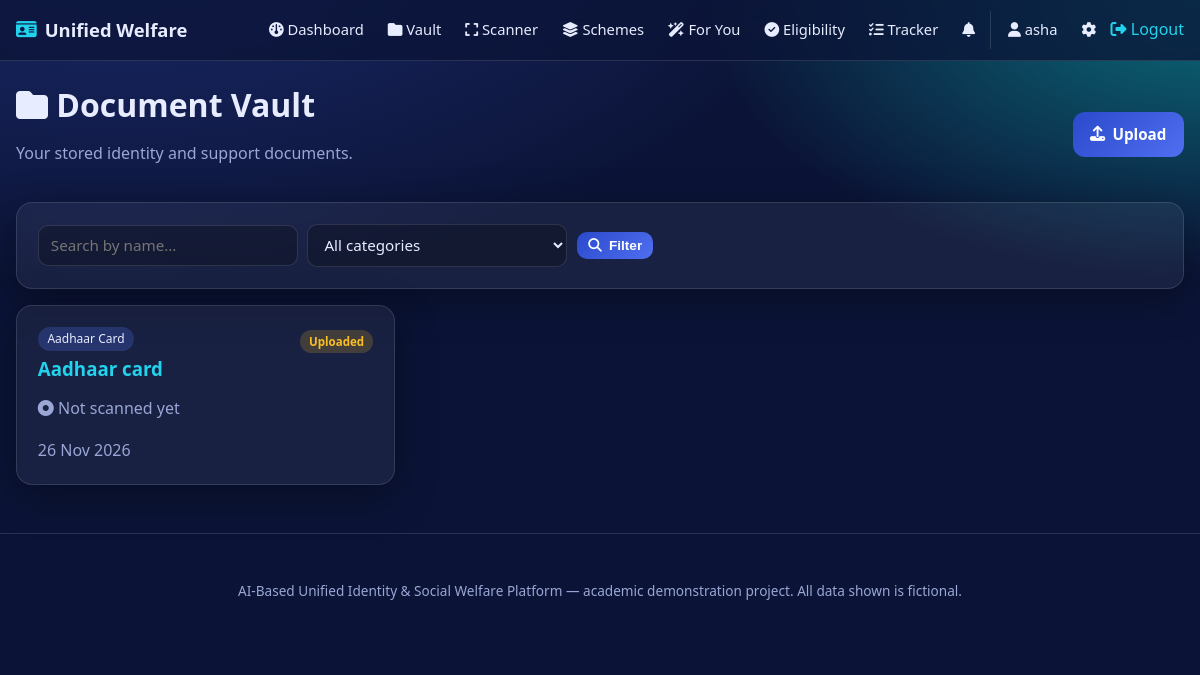
The page /documents/ (signed in) on the database its author committed.
### models.py (models this page shows, shortened)
class User(UserMixin, db.Model):
    __tablename__ = "users"
    id = db.Column(db.Integer, primary_key=True)
    username = db.Column(db.String(80), unique=True, nullable=False, index=True)
    email = db.Column(db.String(120), unique=True, nullable=False, index=True)
    password_hash = db.Column(db.String(255), nullable=False)
    role = db.Column(db.String(20), nullable=False, default="user")  # user | admin
    account_active = db.Column(db.Boolean, nullable=False, default=True)
    full_name = db.Column(db.String(120))
    age = db.Column(db.Integer)
    gender = db.Column(db.String(20))
    annual_income = db.Column(db.Integer)          # in INR
    social_category = db.Column(db.String(20))     # General / OBC / SC / ST / EWS
    occupation = db.Column(db.String(80))
    state = db.Column(db.String(80))
    is_student = db.Column(db.Boolean, default=False)
    is_farmer = db.Column(db.Boolean, default=False)
    is_differently_abled = db.Column(db.Boolean, default=False)
    created_at = db.Column(db.DateTime, default=_now)
    updated_at = db.Column(db.DateTime, default=_now, onupdate=_now)
    documents = db.relationship("Document", backref="owner", lazy=True,
                                cascade="all, delete-orphan")
    recommendations = db.relationship("Recommendation", backref="user", lazy=True,
                                      cascade="all, delete-orphan")
    eligibility_checks = db.relationship("EligibilityCheck", backref="user", lazy=True,
                                         cascade="all, delete-orphan")
    applications = db.relationship("Application", backref="user", lazy=True,
                                   cascade="all, delete-orphan")
    notifications = db.relationship("Notification", backref="user", lazy=True,
                                    cascade="all, delete-orphan")
    @property
    def is_admin(self):
        return self.role == "admin"
    @property
    def is_active(self):
        return bool(self.account_active)

class Document(db.Model):
    __tablename__ = "documents"
    id = db.Column(db.Integer, primary_key=True)
    user_id = db.Column(db.Integer, db.ForeignKey("users.id"), nullable=False, index=True)
    document_name = db.Column(db.String(150), nullable=False)
    category = db.Column(db.String(60), nullable=False)
    file_path = db.Column(db.String(255), nullable=False)   # stored (random) filename
    original_name = db.Column(db.String(255))
    mime_type = db.Column(db.String(60))
    status = db.Column(db.String(30), default="Uploaded")   # Uploaded | Verified | Expired
    extracted_name = db.Column(db.String(150))
    extracted_dob = db.Column(db.String(40))
    extracted_address = db.Column(db.Text)
    extracted_number = db.Column(db.String(60))             # masked ID number
    is_confirmed = db.Column(db.Boolean, default=False)
    uploaded_at = db.Column(db.DateTime, default=_now)
    updated_at = db.Column(db.DateTime, default=_now, onupdate=_now)

### routes/documents.py (the view)
@documents_bp.route("/")
@login_required
def list_documents():
    q = request.args.get("q", "").strip()
    category = request.args.get("category", "").strip()
    query = Document.query.filter_by(user_id=current_user.id)
    if q:
        query = query.filter(Document.document_name.ilike(f"%{q}%"))
    if category:
        query = query.filter_by(category=category)
    docs = query.order_by(Document.uploaded_at.desc()).all()
    return render_template(
        "documents/list.html",
        docs=docs,
        q=q,
        category=category,
        categories=current_app.config["DOCUMENT_CATEGORIES"],
    )

### templates/documents/list.html (shortened to what this page needs)
{% extends "base.html" %}
{% block content %}
<div class="page-head row-between">
  <div><h1><i class="fa-solid fa-folder"></i> Document Vault</h1>
    <p class="muted">Your stored identity and support documents.</p></div>
  <a class="btn" href="{{ url_for('documents.upload') }}"><i class="fa-solid fa-upload"></i> Upload</a>
</div>
<form class="filters card" method="get">
  <input class="input" type="text" name="q" value="{{ q }}" placeholder="Search by name...">
  <select class="input" name="category">
    <option value="">All categories</option>
  </select>
  <button class="btn btn-small"><i class="fa-solid fa-magnifying-glass"></i> Filter</button>
</form>
{% if docs %}
  <div class="grid grid-3">
    {% for d in docs %}
      <div class="card doc-card">
        <div class="doc-top">
          <span class="pill">{{ d.category }}</span>
          <span class="tag tag-{{ d.status|lower }}">{{ d.status }}</span>
        </div>
        <h3><a href="{{ url_for('documents.detail', doc_id=d.id) }}">{{ d.document_name }}</a></h3>
        {% if d.is_confirmed %}
          <p class="muted"><i class="fa-solid fa-circle-check"></i> Details extracted</p>
        {% else %}
          <p class="muted"><i class="fa-solid fa-circle-dot"></i> Not scanned yet</p>
        {% endif %}
        <time class="muted">{{ d.uploaded_at.strftime('%d %b %Y') }}</time>
      </div>
    {% endfor %}
  </div>
{% else %}
  <div class="card center-card">
    <p class="muted">No documents found.</p>
    <a class="btn" href="{{ url_for('documents.upload') }}">Upload your first document</a>
  </div>
{% endif %}
{% endblock %}

### templates/base.html (shortened to what this page needs)
<!doctype html>
<html lang="en">
<head>
  <link rel="stylesheet"
        href="https://cdnjs.cloudflare.com/ajax/libs/font-awesome/6.5.1/css/all.min.css">
  <link rel="stylesheet" href="{{ url_for('static', filename='css/style.css') }}">
</head>
<body>
<nav class="navbar">
  <div class="nav-inner">
    <a class="brand" href="{{ url_for('main.index') }}">
      <i class="fa-solid fa-id-card"></i> <span>Unified Welfare</span>
    </a>
    <div class="nav-links">
      {% if current_user.is_authenticated %}
        <a href="{{ url_for('main.dashboard') }}"><i class="fa-solid fa-gauge"></i> Dashboard</a>
        <a href="{{ url_for('documents.list_documents') }}"><i class="fa-solid fa-folder"></i> Vault</a>
        <a href="{{ url_for('scanner.list_scanner') }}"><i class="fa-solid fa-expand"></i> Scanner</a>
        <a href="{{ url_for('schemes.explore') }}"><i class="fa-solid fa-layer-group"></i> Schemes</a>
        <a href="{{ url_for('recommendations.index') }}"><i class="fa-solid fa-wand-magic-sparkles"></i> For You</a>
        <a href="{{ url_for('eligibility.check') }}"><i class="fa-solid fa-circle-check"></i> Eligibility</a>
        <a href="{{ url_for('applications.list_applications') }}"><i class="fa-solid fa-list-check"></i> Tracker</a>
        <a href="{{ url_for('main.notifications') }}" class="bell">
          <i class="fa-solid fa-bell"></i>
        </a>
        <div class="nav-user">
          <a href="{{ url_for('auth.profile') }}"><i class="fa-solid fa-user"></i> {{ current_user.username }}</a>
          <a href="{{ url_for('main.settings') }}" title="Settings"><i class="fa-solid fa-gear"></i></a>
          <form method="post" action="{{ url_for('auth.logout') }}" class="inline">
            <button type="submit" class="link-btn"><i class="fa-solid fa-right-from-bracket"></i> Logout</button>
          </form>
        </div>
      {% else %}
        <a href="{{ url_for('schemes.explore') }}">Schemes</a>
        <a href="{{ url_for('auth.login') }}">Log in</a>
        <a href="{{ url_for('auth.register') }}" class="btn btn-small">Sign up</a>
      {% endif %}
    </div>
  </div>
</nav>
<main id="main" class="container">
  {% block content %}{% endblock %}
</main>
<footer class="footer">
  <p>AI-Based Unified Identity &amp; Social Welfare Platform &mdash;
     academic demonstration project. All data shown is fictional.</p>
</footer>
</body>
</html>

### static/css/style.css (style rules this page uses)
:root { --navy: #0b1437; --navy-2: #14205a; --royal: #2b4acb; --royal-light: #4f6ff0; --cyan: #22d3ee; --cyan-deep: #0891b2; --ink: #0f172a; --text: #e8ecff; --muted: #9aa6d6; --card: rgba(255, 255, 255, 0.06); --card-border: rgba(255, 255, 255, 0.12); --ok: #34d399; --warn: #fbbf24; --danger: #f87171; --radius: 16px; --shadow: 0 10px 40px rgba(0, 0, 0, 0.35); }
* { box-sizing: border-box; }
html { scroll-behavior: smooth; }
body { margin: 0; font-family: "Segoe UI", system-ui, -apple-system, Roboto, Arial, sans-serif; color: var(--text); background: radial-gradient(1200px 600px at 10% -10%, #1b2a6b 0%, transparent 60%), radial-gradient(900px 500px at 100% 0%, #0b6b7a 0%, transparent 55%), var(--navy); min-height: 100vh; line-height: 1.6; }
a { color: var(--cyan); text-decoration: none; }
h1, h2, h3 { line-height: 1.25; margin: 0 0 .6rem; }
.navbar { position: sticky; top: 0; z-index: 100; background: rgba(11, 20, 55, 0.75); backdrop-filter: blur(12px); border-bottom: 1px solid var(--card-border); }
.nav-inner { max-width: 1200px; margin: 0 auto; padding: .7rem 1rem; display: flex; align-items: center; gap: 1rem; flex-wrap: wrap; }
.brand { font-weight: 700; font-size: 1.15rem; color: var(--text); display: flex; align-items: center; gap: .5rem; }
.brand i { color: var(--cyan); }
.nav-links { display: flex; align-items: center; gap: .3rem; margin-left: auto; flex-wrap: wrap; }
.nav-links a { color: var(--text); padding: .45rem .6rem; border-radius: 10px; font-size: .92rem; }
.nav-user { display: flex; align-items: center; gap: .3rem; padding-left: .5rem; border-left: 1px solid var(--card-border); }
.bell { position: relative; }
.container { max-width: 1200px; margin: 0 auto; padding: 1.5rem 1rem 3rem; }
.page-head { margin-bottom: 1.2rem; }
.row-between { display: flex; align-items: center; justify-content: space-between; gap: 1rem; flex-wrap: wrap; }
.grid { display: grid; gap: 1rem; }
.grid-3 { grid-template-columns: repeat(3, 1fr); }
.card { background: var(--card); border: 1px solid var(--card-border); border-radius: var(--radius); padding: 1.3rem; box-shadow: var(--shadow); backdrop-filter: blur(6px); }
.btn { display: inline-flex; align-items: center; gap: .45rem; cursor: pointer; background: linear-gradient(135deg, var(--royal), var(--royal-light)); color: #fff; border: none; padding: .65rem 1.1rem; border-radius: 12px; font-size: .95rem; font-weight: 600; transition: transform .08s, box-shadow .2s; }
.btn-small { padding: .4rem .7rem; font-size: .85rem; border-radius: 10px; }
.link-btn { background: none; border: none; color: var(--cyan); cursor: pointer; font: inherit; padding: 0; }
.inline { display: inline; }
.input, input[type=text], input[type=email], input[type=password], input[type=number], input[type=date], select, textarea { width: 100%; padding: .6rem .75rem; border-radius: 10px; border: 1px solid var(--card-border); background: rgba(0,0,0,.25); color: var(--text); font-size: .95rem; font-family: inherit; }
.muted { color: var(--muted); }
.filters { display: flex; gap: .6rem; align-items: center; flex-wrap: wrap; margin-bottom: 1rem; }
.filters .input { max-width: 260px; }
.pill { display: inline-block; background: rgba(79,111,240,.25); color: var(--text); padding: .15rem .6rem; border-radius: 999px; font-size: .75rem; margin-bottom: .4rem; }
.tag { display: inline-block; padding: .15rem .55rem; border-radius: 999px; font-size: .72rem; font-weight: 600; }
.tag-needmoreinfo, .tag-uploaded, .tag-status { background: rgba(251,191,36,.18); color: var(--warn); }
.scheme-card, .doc-card, .rec-card { transition: transform .1s, border-color .2s; }
.doc-top { display: flex; justify-content: space-between; align-items: center; }
.footer { text-align: center; padding: 2rem 1rem; color: var(--muted); font-size: .85rem; border-top: 1px solid var(--card-border); }

### rows shown on the page
User: username "asha"
Document: category "Aadhaar Card", status "Uploaded", document_name "Aadhaar card", is_confirmed False (drawn), uploaded_at "26 Nov 2026"
